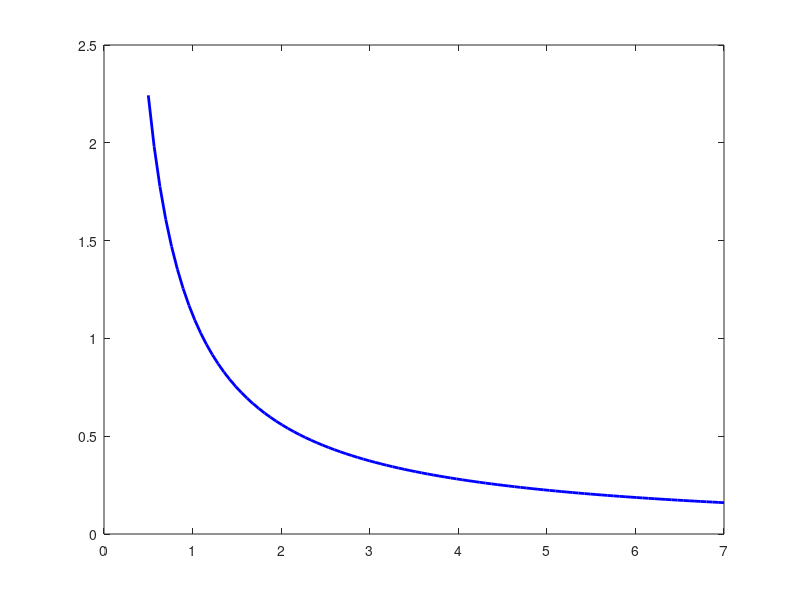

Reproduce this figure in MATLAB. (Note: this script raises an error after producing the figure.)

clearvars;

% Define clinical MRI field strengths (0.5T to 7T) and Larmor frequencies
B0_range = linspace(0.5, 7, 100); % Tesla
gamma = 42.58e6; % Gyromagnetic ratio for Hydrogen (Hz/T)
freq_range = gamma .* B0_range;
c = 3e8; % Speed of light (m/s)
lambda = c ./ freq_range;

% Coil Dimension (Standard Head Birdcage)
D = 0.30; % 30 cm diameter

% Calculate Boundaries
fraunhofer_dist = (2 * D^2) ./ lambda; % Electrically Large
radiansphere = lambda ./ (2 * pi);     % Electrically Small

% Plot the Near-Field Proof
figure('Position', [100, 100, 700, 500]);
plot(B0_range, radiansphere, 'b-', 'LineWidth', 2); hold on;
% plot(B0_range, fraunhofer_dist, 'r--', 'LineWidth', 2);
yline(D/2, 'k:', 'LineWidth', 1.5, 'Label', 'Physical Coil Radius (Patient Zone)','LabelVerticalAlignment', 'bottom');

title('MR RF Coil Simulation: Near-Field Confinement Proof');
xlabel('Main Magnetic Field B_0 (Tesla)');
ylabel('Boundary Distance (meters)');
legend('Near-Field Boundary (\lambda / 2\pi)');
grid on;

% --- Output Management ---
src_dir = fileparts(mfilename('fullpath'));
root_dir = fullfile(src_dir, '..');
assets_dir = fullfile(root_dir, 'assets');

if ~exist(assets_dir, 'dir')
    mkdir(assets_dir);
end
exportgraphics(gcf, fullfile(assets_dir, 'NearField_Proof.png'), 'Resolution', 300);
disp('Proof complete. Plot routed to /assets/.');
